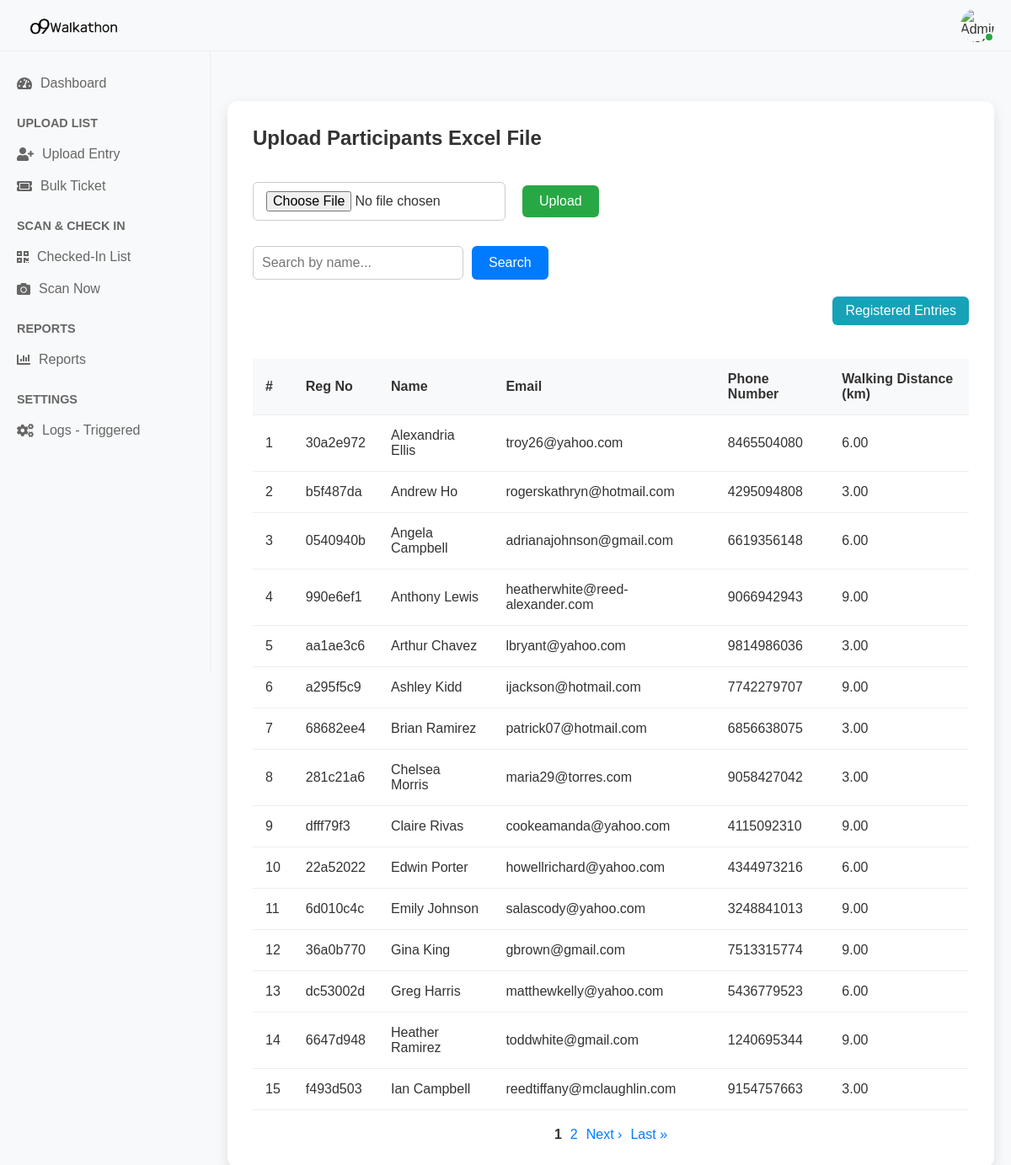
The app's page /upload_excel/, older data.
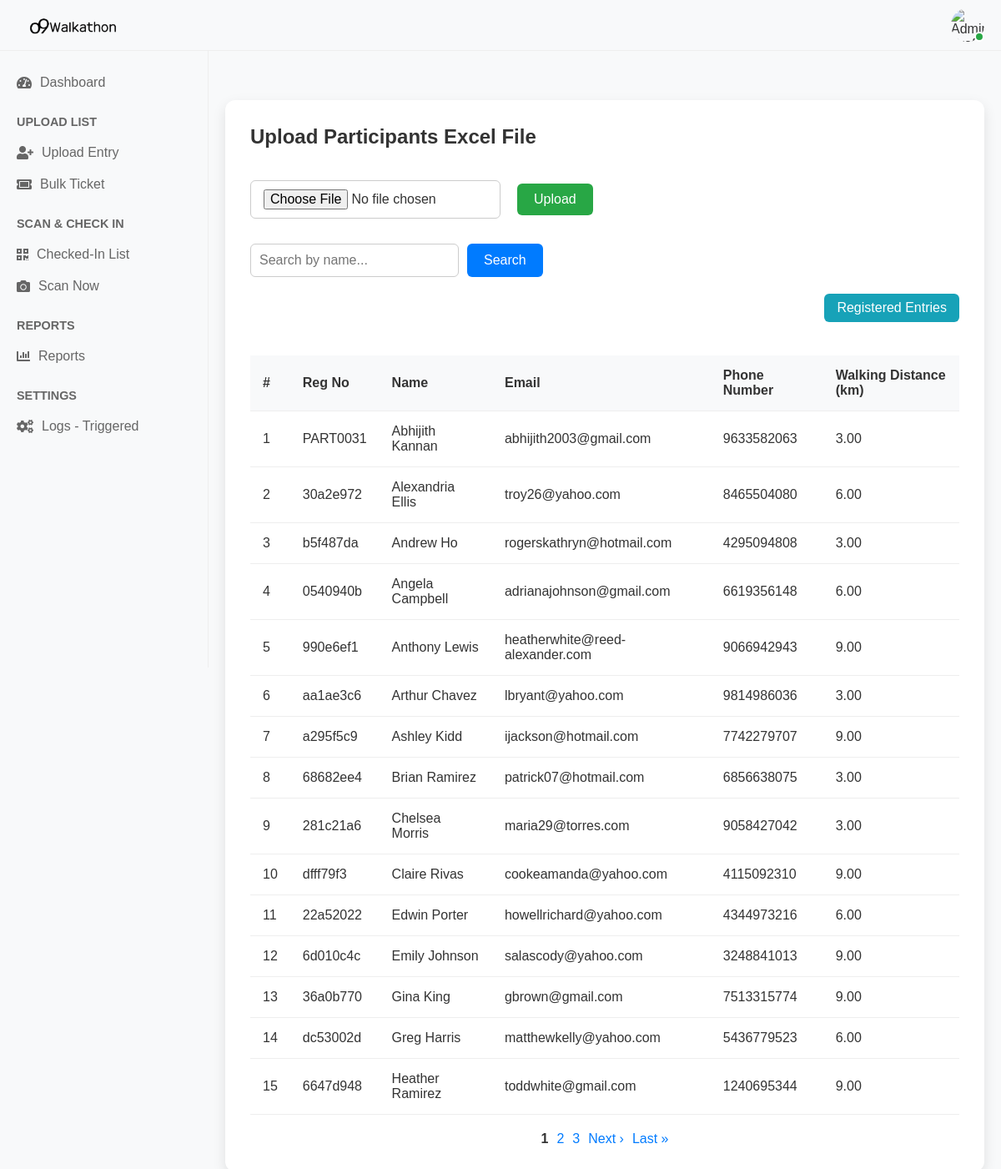
The same page, newer data.
### walkathon_app/models.py (models this page shows, shortened)
class Participant(models.Model):
    unique_id = models.CharField(max_length=20, unique=True, default=generate_unique_id, editable=False)
    name = models.CharField(max_length=255)
    email = models.EmailField()
    phone_number = models.CharField(max_length=20)
    walking_distance_km = models.DecimalField(max_digits=5, decimal_places=2)
    registered_at = models.DateTimeField(auto_now_add=True)
    gender = models.CharField(
        max_length=10,
        choices=[('Male', 'Male'), ('Female', 'Female'), ('Others', 'Others')],
        null=True, blank=True
    )
    working_professional = models.CharField(
        max_length=3,
        choices=[('Yes', 'Yes'), ('No', 'No')],
        null=True, blank=True
    )
    o9_employee = models.CharField(
        max_length=3,
        choices=[('Yes', 'Yes'), ('No', 'No')],
        null=True, blank=True
    )
    employee_code = models.CharField(max_length=100, null=True, blank=True)
    company_name = models.CharField(max_length=255, null=True, blank=True)

### walkathon_app/views.py (the view, shortened to what this page needs)
# urls.py: path('upload_excel/', views.upload_excel, name='upload_excel'),
def upload_excel(request):
    search_query = request.GET.get('search', '')
    participants = Participant.objects.all()
    if search_query:
        participants = participants.filter(Q(name__icontains=search_query))
    participants = participants.order_by('name')  # Add ordering to avoid pagination warning
    paginator = Paginator(participants, 15)  # 15 per page
    page_number = request.GET.get('page')
    page_obj = paginator.get_page(page_number)
    context = {
        'page_obj': page_obj,
        'search_query': search_query
    }
    return render(request, 'registered_list.html', context)

### templates/registered_list.html (shortened to what this page needs)
{% extends "base.html" %}
{% load static %}
{% block content %}
<div class="upload-section">
    <h2>Upload Participants Excel File</h2>
    <br>
    <form method="POST" action="{% url 'upload_excel' %}" enctype="multipart/form-data" class="upload-form">
        <input type="file" name="excel_file" accept=".xlsx,.xls" required>
        <button type="submit">Upload</button>
    </form>
    <form method="GET" action="" class="search-form">
        <input type="text" name="search" placeholder="Search by name..." value="{{ search_query }}">
        <button type="submit">Search</button>
    </form>
    <div style="text-align: right; margin-bottom: 10px;">
        <a href="?source=form{% if search_query %}&search={{ search_query }}{% endif %}" class="toggle-btn">
            Registered Entries
        </a>
    </div>
    {% if page_obj %}
    <table>
        <thead>
            <tr>
                <th>#</th>
                <th>Reg No</th>
                <th>Name</th>
                <th>Email</th>
                <th>Phone Number</th>
                <th>Walking Distance (km)</th>
            </tr>
        </thead>
        <tbody>
            {% for participant in page_obj %}
            <tr>
                <td>{{ forloop.counter }}</td>
                <td>{{ participant.unique_id }}</td>
                <td>{{ participant.name }}</td>
                <td>{{ participant.email }}</td>
                <td>{{ participant.phone_number }}</td>
                <td>{{ participant.walking_distance_km }}</td>
            </tr>
            {% endfor %}
        </tbody>
    </table>
    <div class="pagination">
        {% for num in page_obj.paginator.page_range %}
            {% if page_obj.number == num %}
                <span>{{ num }}</span>
            {% elif num > page_obj.number|add:'-3' and num < page_obj.number|add:'3' %}
                <a href="?page={{ num }}{% if search_query %}&search={{ search_query }}{% endif %}">{{ num }}</a>
            {% endif %}
        {% endfor %}
        {% if page_obj.has_next %}
            <a href="?page={{ page_obj.next_page_number }}{% if search_query %}&search={{ search_query }}{% endif %}">Next &rsaquo;</a>
            <a href="?page={{ page_obj.paginator.num_pages }}{% if search_query %}&search={{ search_query }}{% endif %}">Last &raquo;</a>
        {% endif %}
    </div>
    {% else %}
        <p>No data to display. Upload an Excel file to see participants.</p>
    {% endif %}
</div>
{% endblock %}

Row changes from the older to the newer data that the page shows:
no longer on this page (row unchanged): Participant: unique_id "f493d503", name "Ian Campbell", email "reedtiffany@mclaughlin.com", phone_number "9154757663", walking_distance_km "3.00"
added Participant: unique_id "PART0031", name "Abhijith Kannan", email "abhijith2003@gmail.com", phone_number "9633582063", walking_distance_km "3.00"
Text that changed along with them:
new list line: "3"
